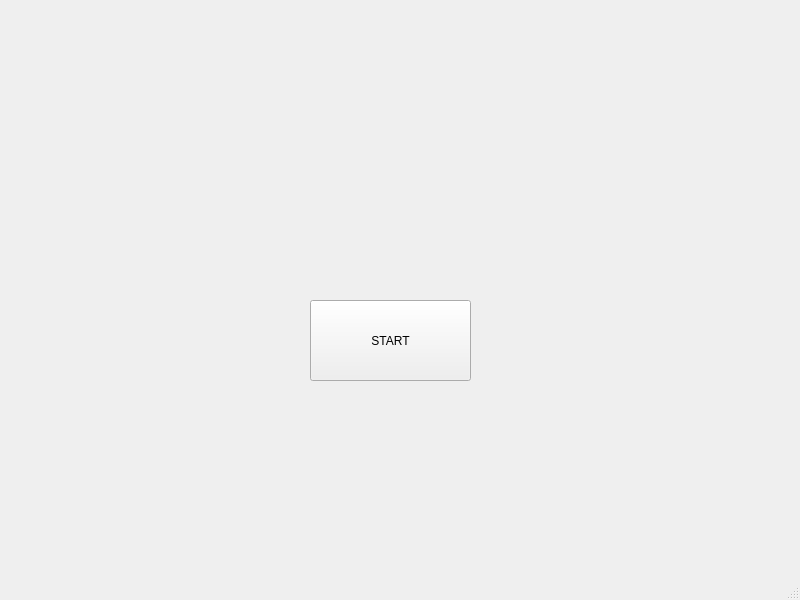
<?xml version="1.0" encoding="UTF-8"?>
<ui version="4.0">
 <class>firstWindow</class>
 <widget class="QMainWindow" name="firstWindow">
  <property name="geometry">
   <rect>
    <x>0</x>
    <y>0</y>
    <width>800</width>
    <height>600</height>
   </rect>
  </property>
  <property name="windowTitle">
   <string>MainWindow</string>
  </property>
  <widget class="QWidget" name="centralwidget">
   <widget class="QPushButton" name="start">
    <property name="geometry">
     <rect>
      <x>310</x>
      <y>300</y>
      <width>161</width>
      <height>81</height>
     </rect>
    </property>
    <property name="text">
     <string>START</string>
    </property>
   </widget>
  </widget>
  <widget class="QMenuBar" name="menubar">
   <property name="geometry">
    <rect>
     <x>0</x>
     <y>0</y>
     <width>800</width>
     <height>20</height>
    </rect>
   </property>
  </widget>
  <widget class="QStatusBar" name="statusbar"/>
 </widget>
 <resources/>
 <connections/>
</ui>
